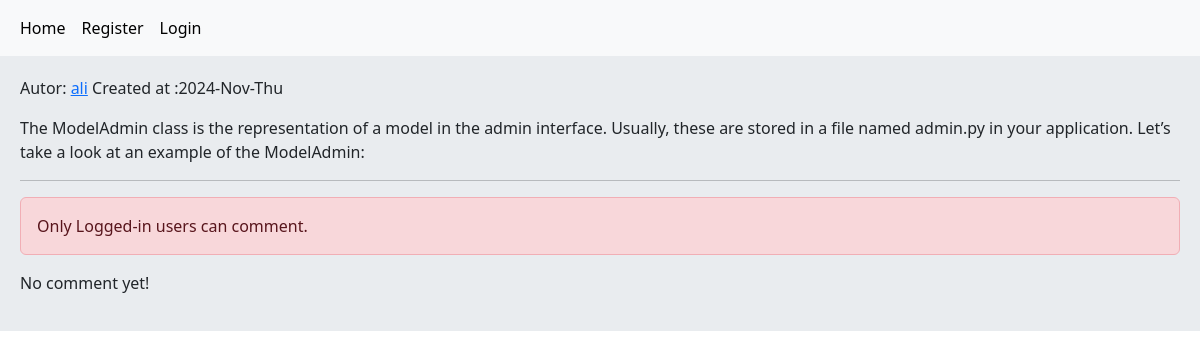
The app's page /post/8/modeladmin-objects/, older data.
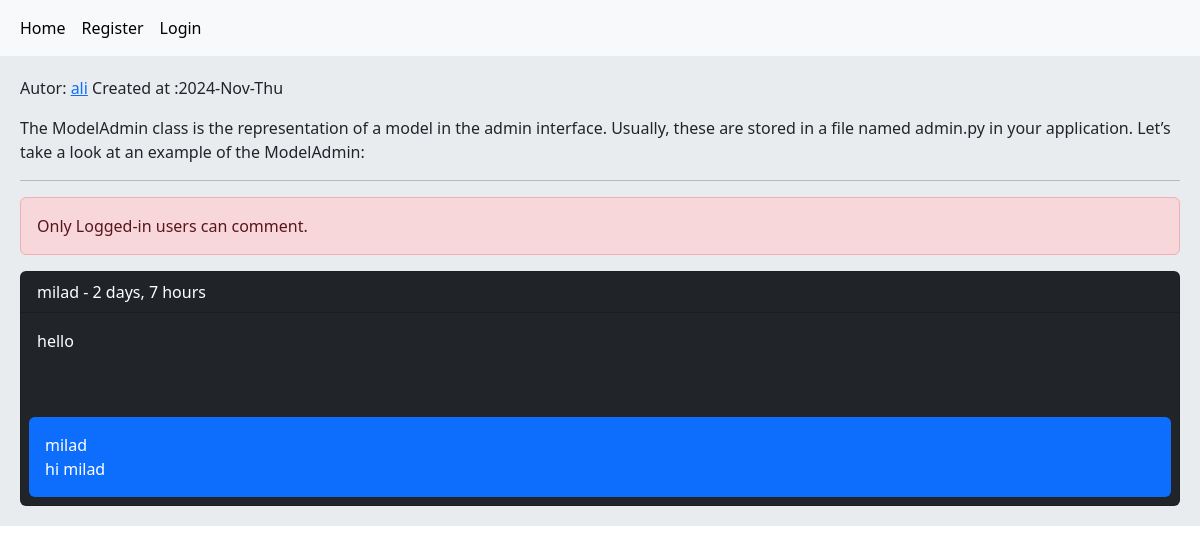
The same page, newer data.
### home/models.py (models this page shows, shortened)
class Comment(models.Model):
    user = models.ForeignKey(User, on_delete=models.CASCADE, related_name='user_comments')
    post = models.ForeignKey(Post, on_delete=models.CASCADE, related_name='post_comments')
    reply = models.ForeignKey('self', on_delete=models.CASCADE, related_name='replies_comments', blank=True, null=True)
    is_reply = models.BooleanField(default=False)
    body = models.TextField(max_length=500)
    created = models.DateTimeField(auto_now_add=True)

### home/views.py (the view, shortened to what this page needs)
# urls.py: path('post/<int:pk>/<slug:slug>/', views.PostDetailView.as_view(), name='post_detail'),
class PostDetailView(View):
    form_class = CommentCreateForm
    form_class_reply = CommentReplyForm
    def setup(self, request, *args, **kwargs):
        self.post_instance = get_object_or_404(Post, pk=kwargs['pk'], slug=kwargs['slug'])
        return super().setup(request, *args, **kwargs)
    def get(self, request, *args, **kwargs):
        post = self.post_instance
        comments = post.post_comments.filter(is_reply=False)
        return render(request, 'home/detail.html', {'form': self.form_class, 'post': post,
                                                    'comments': comments, 'replay_form': self.form_class_reply})

### home/templates/home/detail.html (shortened to what this page needs)
{% extends 'master.html' %}
{% block body %}
    <p>Autor: <a href="{% url 'account:user_profile' post.user.id %}" class="mr-1"> {{ post.user.username }}</a>
        Created at :{{ post.updated|date:"Y-M-D" }}</p>
    <p>{{ post.body }}</p>
    <hr>
    {% if request.user.is_authenticated %}
        <form action="" method="post">
            {% csrf_token %}
            {{ form.as_p }}
            <input class="m-3 btn btn-info" type="submit" value="Comment">
        </form>
    {% else %}
        <p class="alert alert-danger">Only Logged-in users can comment.</p>
    {% endif %}
    {% for comment in comments %}
        <div class="card bg-dark text-white">
            <p class="card-header">
                {{ comment.user }} - {{ comment.created|timesince }}
            </p>
            <p class="card-body">
                {{ comment.body }}
            {% with replies=comment.replies_comments.all %}
                {% for reply in  replies %}
                    <div>
                        <br>
                        <p class="bg-primary p-3 m-2 rounded"> {{ reply.user }}<br>
                            {{ reply.body }}</p>
                    </div>
                {% endfor %}
            {% endwith %}
            {% empty %}
            <p class="card-body">No comment yet!</p>
        </div>
    {% endfor %}
{% endblock %}

Row changes from the older to the newer data that the page shows:
added Comment: user "milad", created "2 days, 7 hours", body "hello"
added Comment: user "milad", body "hi milad"
Text that changed along with them:
text no longer shown: "No comment yet!"
